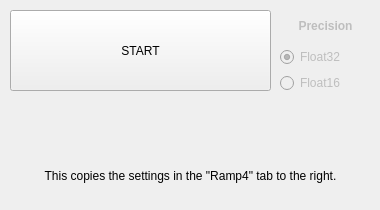
     <widget class="QWidget" name="tab_5">
      <attribute name="title">
       <string>RR4</string>
      </attribute>
      <widget class="QPushButton" name="buttrr4_start">
       <property name="geometry">
        <rect>
         <x>10</x>
         <y>10</y>
         <width>261</width>
         <height>81</height>
        </rect>
       </property>
       <property name="text">
        <string>START</string>
       </property>
      </widget>
      <widget class="QLabel" name="label_14">
       <property name="geometry">
        <rect>
         <x>10</x>
         <y>150</y>
         <width>361</width>
         <height>51</height>
        </rect>
       </property>
       <property name="text">
        <string>This copies the settings in the &quot;Ramp4&quot; tab to the right.</string>
       </property>
       <property name="alignment">
        <set>Qt::AlignCenter</set>
       </property>
       <property name="wordWrap">
        <bool>true</bool>
       </property>
      </widget>
      <widget class="QWidget" name="verticalLayoutWidget_3">
       <property name="geometry">
        <rect>
         <x>280</x>
         <y>10</y>
         <width>91</width>
         <height>83</height>
        </rect>
       </property>
       <layout class="QVBoxLayout" name="verticalLayout_3">
        <item>
         <widget class="QLabel" name="label_37">
          <property name="enabled">
           <bool>false</bool>
          </property>
          <property name="font">
           <font>
            <weight>75</weight>
            <bold>true</bold>
           </font>
          </property>
          <property name="text">
           <string>Precision</string>
          </property>
          <property name="alignment">
           <set>Qt::AlignCenter</set>
          </property>
         </widget>
        </item>
        <item>
         <widget class="QRadioButton" name="radioButton_13">
          <property name="enabled">
           <bool>false</bool>
          </property>
          <property name="text">
           <string>Float32</string>
          </property>
          <property name="checked">
           <bool>true</bool>
          </property>
         </widget>
        </item>
        <item>
         <widget class="QRadioButton" name="radioButton_14">
          <property name="enabled">
           <bool>false</bool>
          </property>
          <property name="text">
           <string>Float16</string>
          </property>
         </widget>
        </item>
       </layout>
      </widget>
     </widget>
